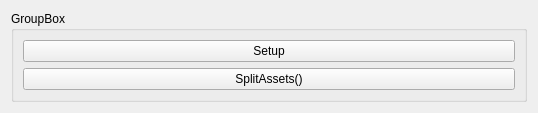
<?xml version="1.0" encoding="UTF-8"?>
<ui version="4.0">
 <class>devModeUI</class>
 <widget class="QWidget" name="devModeUI">
  <property name="geometry">
   <rect>
    <x>0</x>
    <y>0</y>
    <width>538</width>
    <height>107</height>
   </rect>
  </property>
  <property name="windowTitle">
   <string>Form</string>
  </property>
  <layout class="QVBoxLayout" name="verticalLayout">
   <item>
    <widget class="QGroupBox" name="groupBox">
     <property name="title">
      <string>GroupBox</string>
     </property>
     <layout class="QGridLayout" name="gridLayout">
      <item row="0" column="0">
       <widget class="QPushButton" name="Setup">
        <property name="text">
         <string>Setup</string>
        </property>
       </widget>
      </item>
      <item row="1" column="0">
       <widget class="QPushButton" name="MoveAssets">
        <property name="text">
         <string>SplitAssets()</string>
        </property>
       </widget>
      </item>
     </layout>
    </widget>
   </item>
  </layout>
 </widget>
 <resources/>
 <connections/>
</ui>
